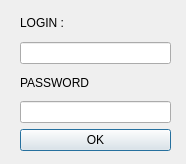
<?xml version="1.0" encoding="UTF-8"?>
<ui version="4.0">
 <class>Dialog</class>
 <widget class="QDialog" name="Dialog">
  <property name="geometry">
   <rect>
    <x>0</x>
    <y>0</y>
    <width>186</width>
    <height>164</height>
   </rect>
  </property>
  <property name="windowTitle">
   <string>LOGIN</string>
  </property>
  <widget class="QWidget" name="">
   <property name="geometry">
    <rect>
     <x>20</x>
     <y>10</y>
     <width>151</width>
     <height>141</height>
    </rect>
   </property>
   <layout class="QVBoxLayout" name="verticalLayout">
    <item>
     <widget class="QLabel" name="label">
      <property name="text">
       <string>LOGIN :</string>
      </property>
     </widget>
    </item>
    <item>
     <widget class="QLineEdit" name="Password_Line"/>
    </item>
    <item>
     <widget class="QLabel" name="label_2">
      <property name="text">
       <string>PASSWORD</string>
      </property>
     </widget>
    </item>
    <item>
     <widget class="QLineEdit" name="ID_line"/>
    </item>
    <item>
     <widget class="QPushButton" name="pushButton">
      <property name="text">
       <string>OK</string>
      </property>
     </widget>
    </item>
   </layout>
  </widget>
 </widget>
 <resources/>
 <connections/>
</ui>
